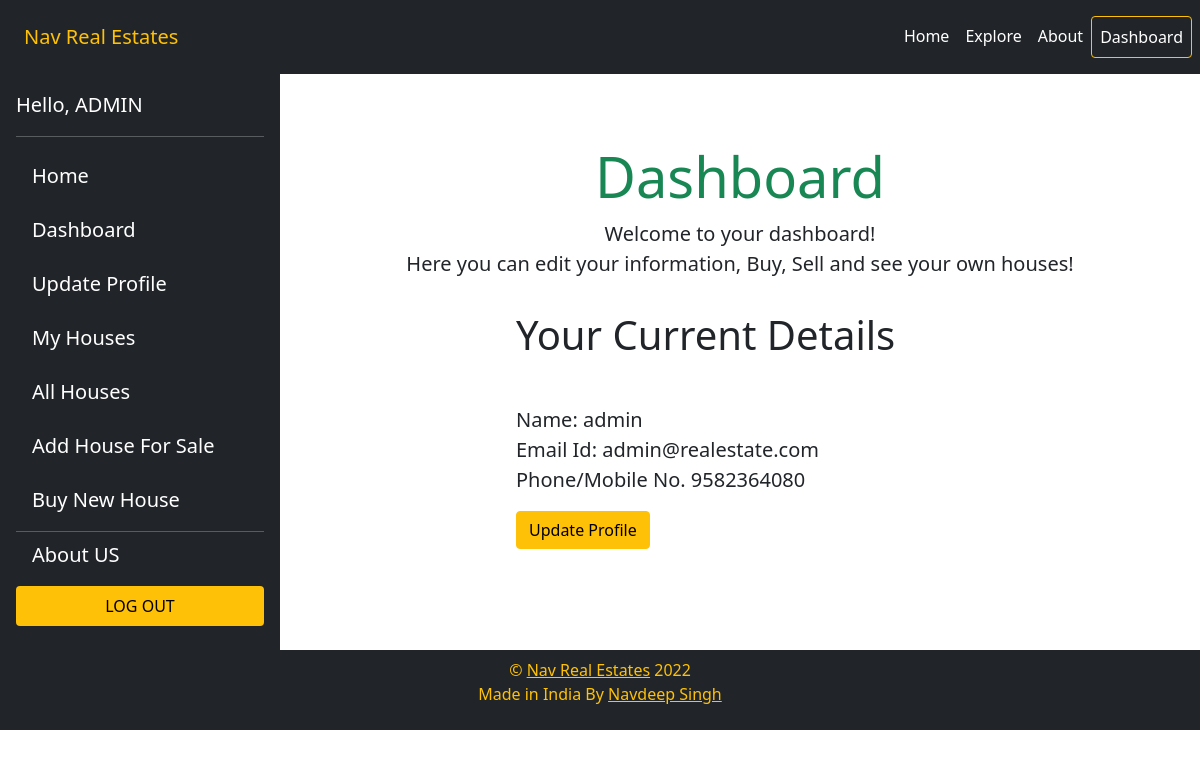
The app's page /dashboard.php (signed in) with its own data.
### tables this page shows
CREATE TABLE `users` (
  `uid` bigint(20) UNSIGNED NOT NULL,
  `name` varchar(30) NOT NULL,
  `email` varchar(50) NOT NULL,
  `password` varchar(50) NOT NULL,
  `phone` bigint(13) NOT NULL,
  `role` tinyint(1) NOT NULL DEFAULT 2
);

### dashboard.php (the view, shortened to what this page needs)
<?php
require_once ('includes/header.php');
require_once ('includes/database.php');
$query_str = "SELECT * FROM users WHERE uid = '$uid'";
$result = mysqli_query($conn,$query_str);
$result_row = $result->fetch_assoc();
if (!$result) {
	$errno = $conn->errno;
	$errmsg = $conn->error;
	echo "Selection failed with: ($errno) $errmsg<br/>\n";
	$conn->close();
	exit;
} else if($isLoggedIn){
?>
<div class="container-fluid d-flex p-0">
<?php include('includes/sidebar.php') ?>
	<div class="container lead wrapper mt-3 mb-5 d-flex flex-column align-items-center justify-content-center">
		<h1 class="text-success text-center display-4">Dashboard</h1>
		<p class="text-center">Welcome to your dashboard! <br> Here you can edit your information, Buy, Sell and see your own houses!</p>
			<div class="col-xs-8 col-xs-offset-2 col-md-6">
			<div class="my-3">
				<p class="display-6">Your Current Details</p><br>
				<span><strong>Name: </strong><?php echo $result_row['name']; ?></span><br>
				<span><strong>Email Id: </strong> <?php echo $result_row['email']; ?></span><br>
				<span><strong>Phone/Mobile No. </strong><?php echo $result_row['phone']; ?></span><br>
			</div>
			<a href="updateprofile.php" class="btn btn-warning">Update Profile</a>
			</div>
		</div>
</div>
<?php
}else{
  header("Location: index.php");
}
	include_once('includes/footer.php');
?>

### includes/header.php (style rules this page uses)
* { margin: 0; padding: 0; box-sizing: border-box; }

### records on screen
users: name "admin", email "admin@realestate.com", phone "9582364080"

### other values on screen
$name "ADMIN"
